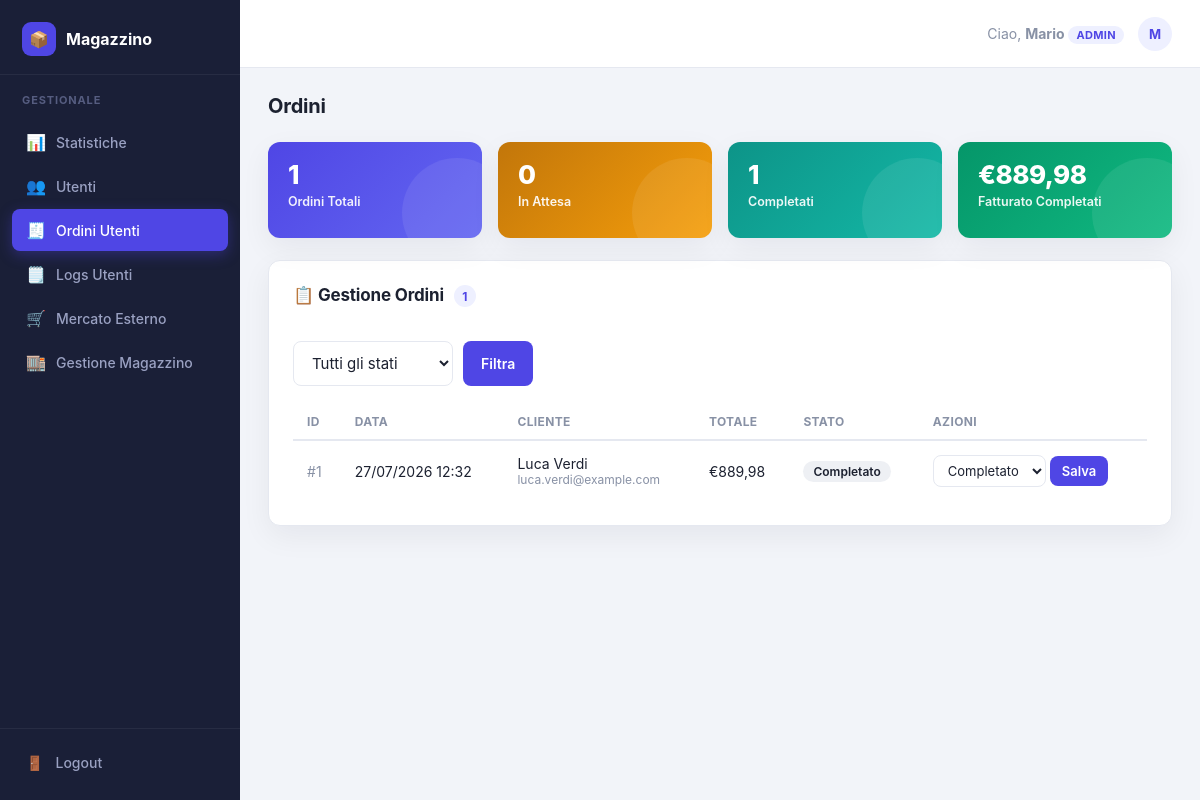
Screenshot of /admin_orders.php (signed in) with the database file from the repository.
### tables this page shows
CREATE TABLE IF NOT EXISTS ordini (
    id INT AUTO_INCREMENT PRIMARY KEY,
    utente_id INT NOT NULL,
    data DATETIME DEFAULT CURRENT_TIMESTAMP,
    stato ENUM('in_attesa', 'completato', 'annullato') DEFAULT 'in_attesa',
    totale DECIMAL(10, 2) NOT NULL,
    FOREIGN KEY (utente_id) REFERENCES utenti(id) ON DELETE CASCADE
);

CREATE TABLE IF NOT EXISTS utenti (
    id INT AUTO_INCREMENT PRIMARY KEY,
    nome VARCHAR(100) NOT NULL,
    cognome VARCHAR(100) NOT NULL,
    email VARCHAR(100) NOT NULL UNIQUE,
    password VARCHAR(255) NOT NULL,
    tipo_utente ENUM('admin', 'user') NOT NULL DEFAULT 'user',
    data_registrazione TIMESTAMP DEFAULT CURRENT_TIMESTAMP,
    ultimo_accesso TIMESTAMP NULL DEFAULT NULL
);

### src/admin_orders.php (the view, shortened to what this page needs)
<?php
$pdo = connect();
$sql = "SELECT o.*, u.nome, u.cognome, u.email FROM ordini o JOIN utenti u ON o.utente_id = u.id";
$params = [];
$sql .= " ORDER BY o.data DESC";
$stmt = $pdo->prepare($sql);
$stmt->execute($params);
$ordini = $stmt->fetchAll();
?>
<!DOCTYPE html>
<html lang="it">
<head>
<link rel="stylesheet" href="style.css">
</head>
<body>
<div class="app-shell">
    <aside class="sidebar">
        <div class="sidebar-brand">
            <span class="logo-mark">📦</span>
            <span>Magazzino</span>
        </div>
        <div class="sidebar-section-label">Gestionale</div>
        <nav class="sidebar-nav">
            <a href="admin_dashboard.php"><span class="nav-icon">📊</span> Statistiche</a>
            <a href="admin_users.php"><span class="nav-icon">👥</span> Utenti</a>
            <a href="admin_orders.php" class="active"><span class="nav-icon">🧾</span> Ordini Utenti</a>
            <a href="admin_logs.php"><span class="nav-icon">🗒️</span> Logs Utenti</a>
            <a href="admin_market.php"><span class="nav-icon">🛒</span> Mercato Esterno</a>
            <a href="admin_products.php"><span class="nav-icon">🏬</span> Gestione Magazzino</a>
        </nav>
        <div class="sidebar-footer">
            <a href="logout.php"><span class="nav-icon">🚪</span> Logout</a>
        </div>
    </aside>
    <div class="main-col">
        <header class="topbar">
            <div class="topbar-search"></div>
            <div class="topbar-actions">
                <span class="welcome">Ciao, <strong><?= htmlspecialchars($_SESSION['username']) ?></strong> <span class="badge-admin">Admin</span></span>
                <span class="user-chip"><?= strtoupper(substr($_SESSION['username'], 0, 1)) ?></span>
            </div>
        </header>
        <main class="page">
    <?php
    $ordAttesa = 0; $ordCompletati = 0; $fatturatoCompletati = 0.0;
    foreach ($ordini as $oRow) {
        if ($oRow['stato'] === 'completato') {
            $ordCompletati++;
            $fatturatoCompletati += (float)$oRow['totale'];
        }
    }
    ?>
    <h2 class="page-title">Ordini</h2>
    <div class="stat-grid">
        <div class="stat-card c-indigo">
            <div class="stat-value"><?= count($ordini) ?></div>
            <div class="stat-label">Ordini Totali</div>
        </div>
        <div class="stat-card c-orange">
            <div class="stat-value"><?= $ordAttesa ?></div>
            <div class="stat-label">In Attesa</div>
        </div>
        <div class="stat-card c-teal">
            <div class="stat-value"><?= $ordCompletati ?></div>
            <div class="stat-label">Completati</div>
        </div>
        <div class="stat-card c-green">
            <div class="stat-value">€<?= number_format($fatturatoCompletati, 2, ',', '.') ?></div>
            <div class="stat-label">Fatturato Completati</div>
        </div>
    </div>
    <section class="panel panel-wide">
        <div class="panel-header">
            <h2>📋 Gestione Ordini <span class="count-chip"><?= count($ordini) ?></span></h2>
        </div>
        <form class="filter-bar" action="admin_orders.php" method="get">
            <select name="stato">
                <option value="">Tutti gli stati</option>
            </select>
            <button class="btn btn-primary">Filtra</button>
        </form>
        <div class="table-scroll">
            <table class="data-table">
                <thead><tr><th>ID</th><th>Data</th><th>Cliente</th><th>Totale</th><th>Stato</th><th>Azioni</th></tr></thead>
                <tbody>
                <?php foreach ($ordini as $o): ?>
                    <tr>
                        <td class="cell-muted">#<?= $o['id'] ?></td>
                        <td><?= date('d/m/Y H:i', strtotime($o['data'])) ?></td>
                        <td>
                            <?= htmlspecialchars($o['nome'] . ' ' . $o['cognome']) ?>
                            <div class="cell-muted" style="font-size:12px;"><?= htmlspecialchars($o['email']) ?></div>
                        </td>
                        <td>€<?= number_format($o['totale'], 2, ',', '.') ?></td>
                        <td><span class="tag"><?= ucfirst(str_replace('_', ' ', $o['stato'])) ?></span></td>
                        <td class="row-actions">
                            <form method="post" style="display:inline;">
                                <select name="stato" style="width: auto; padding: 6px 10px; font-size: 13px;">
                                    <option value="completato" <?= $o['stato'] === 'completato' ? 'selected' : '' ?>>Completato</option>
                                </select>
                                <button class="btn btn-sm btn-primary">Salva</button>
                            </form>
                        </td>
                    </tr>
                <?php endforeach; ?>
                </tbody>
            </table>
        </div>
    </section>
        </main>
    </div>
</div>
</body>
</html>

### rows the page displays
ordini: id "1", data "27/07/2026 12:32", utente.cognome "Luca Verdi", utente.email "luca.verdi@example.com", totale "889,98", stato "Completato"

### other values shown
$_SESSION['username'] "Mario"
substr($_SESSION['username'], 0, 1) "M"
count($ordini) "1"
$ordAttesa "0"
$ordCompletati "1"
$fatturatoCompletati "889,98"
